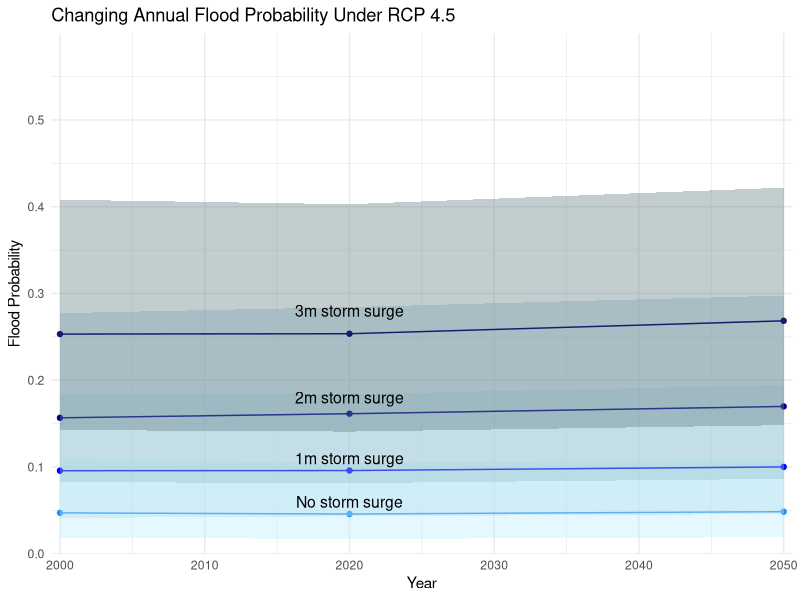
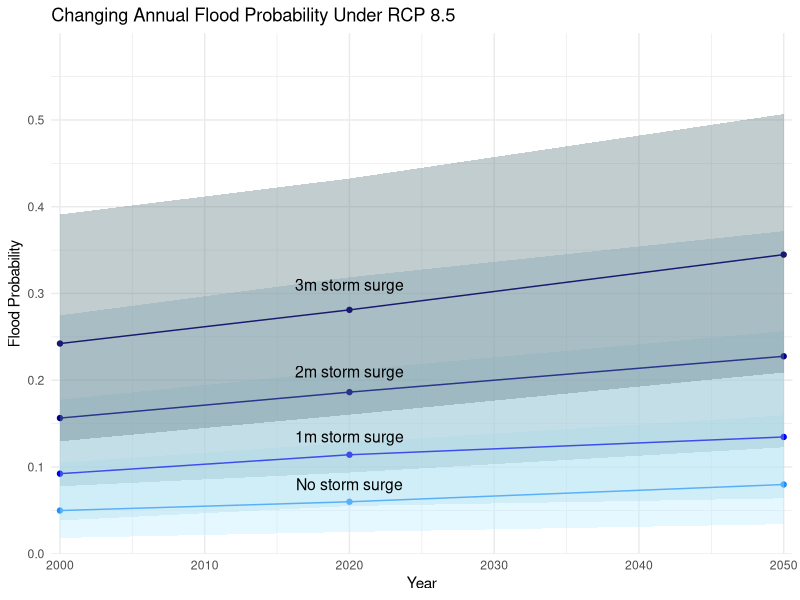

The R script that drew these images, in order:
# Set the seed so we get the same random numbers every time we run this code
set.seed(666)
library(tidyverse)

# Define our possible mean sea levels at each conservation pathway
rcp4.5 <- c(0, 2, 7)*0.0254
rcp8.5 <- c(0, 11, 31)*0.0254
yr <- c(2000, 2020, 2050)

# Generate a sequence of 10000 random numbers from a normal distribution with a mean of zero and a standard deviation of 3
# This represents variations in sea level due to climate variability
sea.lvl.var.4.5 <- c()
sea.lvl.var.8.5 <- c()

# Create a vector of possible storm surges
surge <- 0:3

# Create matrices to store the results of our combinations of surge and year for each combination of tide level and pathway
# Rows are time, columns are surges
flood.prob.low.4.5 <- matrix(, nrow = length(rcp4.5), ncol = length(surge))
flood.prob.low.8.5 <- matrix(, nrow = length(rcp4.5), ncol = length(surge))
flood.prob.mid.4.5 <- matrix(, nrow = length(rcp4.5), ncol = length(surge))
flood.prob.mid.8.5 <- matrix(, nrow = length(rcp8.5), ncol = length(surge))
flood.prob.high.4.5 <- matrix(, nrow = length(rcp8.5), ncol = length(surge))
flood.prob.high.8.5 <- matrix(, nrow = length(rcp8.5), ncol = length(surge))

# Initializing variables
## Counter variables for number of anomalies greater than 5m for each conservation pathway and tide level
n.low.4.5 <- 0
n.mid.4.5 <- 0
n.high.4.5 <- 0
n.low.8.5 <- 0
n.mid.8.5 <- 0
n.high.8.5 <- 0
## Store the results of a single anomaly calculation for each conservation pathway and tide level
anomaly.low.4.5 <- 0
anomaly.mid.4.5 <- 0
anomaly.high.4.5 <- 0
anomaly.low.8.5 <- 0
anomaly.mid.8.5 <- 0
anomaly.high.8.5 <- 0

# BROTHER: THE LOOPS 
for (i in 1:length(surge)) { # For each of the four surge possibilities
  for (j in 1:length(rcp4.5)) { # And each of the three mean sea levels
    n.low.4.5 <- 0 
    n.mid.4.5 <- 0
    n.high.4.5 <- 0 # Set alllllll the counts back to zero
    n.low.8.5 <- 0
    n.mid.8.5 <- 0
    n.high.8.5 <- 0
    sea.lvl.var.4.5 <- rnorm(10000, mean = rcp4.5[j], sd = 3) # Find new sea level variations
    sea.lvl.var.8.5 <- rnorm(10000, mean = rcp8.5[j], sd = 3) 
    for (k in 1:10000){ # For each of the random numbers
      anomaly.low.4.5 <- sea.lvl.var.4.5[k] - 1.25 + surge[i] # Calculate the anomaly for each tide level
      anomaly.mid.4.5 <- sea.lvl.var.4.5[k] + surge[i]
      anomaly.high.4.5 <- sea.lvl.var.4.5[k] + 1.25 + surge[i]
      anomaly.low.8.5 <- sea.lvl.var.8.5[k] - 1.25 + surge[i]
      anomaly.mid.8.5 <- sea.lvl.var.8.5[k] + surge[i]
      anomaly.high.8.5 <- sea.lvl.var.8.5[k] + 1.25 + surge[i]
      if (anomaly.low.4.5 > 5){ 
        n.low.4.5 <- n.low.4.5 + 1} # IF the anomaly is greater than 5m for low tide for rcp4.5, increase the count by 1
      if (anomaly.mid.4.5 > 5){
        n.mid.4.5 <- n.mid.4.5 + 1} # Etc for each combo of pathway and tide level
      if (anomaly.high.4.5 > 5){
        n.high.4.5 <- n.high.4.5 + 1}
      if (anomaly.low.8.5 > 5){
        n.low.8.5 <- n.low.8.5 + 1}
      if (anomaly.mid.8.5 > 5){
        n.mid.8.5 <- n.mid.8.5 + 1}
      if (anomaly.high.8.5 > 5){
        n.high.8.5 <- n.high.8.5 + 1}
    }
    flood.prob.low.4.5[j,i] <- n.low.4.5/10000
    flood.prob.mid.4.5[j,i] <- n.mid.4.5/10000
    flood.prob.high.4.5[j,i] <- n.high.4.5/10000
    flood.prob.low.8.5[j,i] <- n.low.8.5/10000
    flood.prob.mid.8.5[j,i] <- n.mid.8.5/10000
    flood.prob.high.8.5[j,i] <- n.high.8.5/10000
  }
}

## Everything below this point is stuff to display my results

## --------------
df.0m.tides.4.5 <- data.frame('year' = yr, 
                              'lowtide' = flood.prob.low.4.5[,1], 
                              'hightide' = flood.prob.high.4.5[,1])
df.0m.mid.4.5 <- data.frame('year' = yr, 
                            'notide' = flood.prob.mid.4.5[,1])
## ---
df.1m.tides.4.5 <- data.frame('year' = yr, 
                              'lowtide' = flood.prob.low.4.5[,2], 
                              'hightide' = flood.prob.high.4.5[,2])
df.1m.mid.4.5 <- data.frame('year' = yr, 
                            'notide' = flood.prob.mid.4.5[,2])
## ---
df.2m.tides.4.5 <- data.frame('year' = yr, 
                              'lowtide' = flood.prob.low.4.5[,3], 
                              'hightide' = flood.prob.high.4.5[,3])
df.2m.mid.4.5 <- data.frame('year' = yr, 
                            'notide' = flood.prob.mid.4.5[,3])
## ---
df.3m.tides.4.5 <- data.frame('year' = yr, 
                              'lowtide' = flood.prob.low.4.5[,4], 
                              'hightide' = flood.prob.high.4.5[,4])
df.3m.mid.4.5 <- data.frame('year' = yr, 
                            'notide' = flood.prob.mid.4.5[,4])

## --------------
df.0m.tides.8.5 <- data.frame('year' = yr, 
                              'lowtide' = flood.prob.low.8.5[,1], 
                              'hightide' = flood.prob.high.8.5[,1])
df.0m.mid.8.5 <- data.frame('year' = yr, 
                            'notide' = flood.prob.mid.8.5[,1])
## ---
df.1m.tides.8.5 <- data.frame('year' = yr, 
                              'lowtide' = flood.prob.low.8.5[,2], 
                              'hightide' = flood.prob.high.8.5[,2])
df.1m.mid.8.5 <- data.frame('year' = yr, 
                            'notide' = flood.prob.mid.8.5[,2])
## ---
df.2m.tides.8.5 <- data.frame('year' = yr, 
                              'lowtide' = flood.prob.low.8.5[,3], 
                              'hightide' = flood.prob.high.8.5[,3])
df.2m.mid.8.5 <- data.frame('year' = yr, 
                            'notide' = flood.prob.mid.8.5[,3])
## ---
df.3m.tides.8.5 <- data.frame('year' = yr, 
                              'lowtide' = flood.prob.low.8.5[,4], 
                              'hightide' = flood.prob.high.8.5[,4])
df.3m.mid.8.5 <- data.frame('year' = yr, 
                            'notide' = flood.prob.mid.8.5[,4])


ggplot() +
  geom_ribbon(data = df.0m.tides.4.5, 
              aes(x = year, ymin = lowtide, ymax = hightide),
              fill = 'lightblue1',
              alpha = 0.4) +
  geom_line(data = df.0m.mid.4.5, 
            aes(x = year, y = notide),
            color = 'dodgerblue') +
  geom_point(data = df.0m.mid.4.5, 
            aes(x = year, y = notide),
            color = 'dodgerblue') +
  geom_ribbon(data = df.1m.tides.4.5, 
              aes(x = year, ymin = lowtide, ymax = hightide),
              fill  = 'lightblue2',
              alpha = 0.4) +
  geom_line(data = df.1m.mid.4.5, 
            aes(x = year, y = notide),
            color = 'blue') +
  geom_point(data = df.1m.mid.4.5, 
            aes(x = year, y = notide),
            color = 'blue') +
  geom_ribbon(data = df.2m.tides.4.5, 
              aes(x = year, ymin = lowtide, ymax = hightide),
              fill  = 'lightblue3',
              alpha = 0.4) +
  geom_line(data = df.2m.mid.4.5, 
            aes(x = year, y = notide),
            color = 'darkblue') +
  geom_point(data = df.2m.mid.4.5, 
            aes(x = year, y = notide),
            color = 'darkblue') +
  geom_ribbon(data = df.3m.tides.4.5, 
              aes(x = year, ymin = lowtide, ymax = hightide),
              fill = 'lightblue4',
              alpha = 0.4) +
  geom_line(data = df.3m.mid.4.5, 
            aes(x = year, y = notide),
            color = 'midnightblue') + 
  geom_point(data = df.3m.mid.4.5, 
            aes(x = year, y = notide),
            color = 'midnightblue') +
  labs(
    x = 'Year',
    y = 'Flood Probability',
    title = 'Changing Annual Flood Probability Under RCP 4.5') +
  scale_x_continuous(limits = c(2000,2050), 
                     expand = c(0.01,0.1)) +
  scale_y_continuous(limits = c(0,0.6),
                     expand = c(0,0)) +
  annotate("text",
           x = 2020,
           y = 0.06,
           label = "No storm surge",
           size = 4,
           angle = 0) +
  annotate("text",
           x = 2020,
           y = 0.11,
           label = "1m storm surge",
           size = 4,
           angle = 0)+
  annotate("text",
           x = 2020,
           y = 0.18,
           label = "2m storm surge",
           size = 4,
           angle = 0)+
  annotate("text",
           x = 2020,
           y = 0.28,
           label = "3m storm surge",
           size = 4,
           angle = 0) +
  theme_minimal()

ggplot() +
  geom_ribbon(data = df.0m.tides.8.5, 
              aes(x = year, ymin = lowtide, ymax = hightide),
              fill = 'lightblue1',
              alpha = 0.4) +
  geom_line(data = df.0m.mid.8.5, 
            aes(x = year, y = notide),
            color = 'dodgerblue') +
  geom_point(data = df.0m.mid.8.5, 
            aes(x = year, y = notide),
            color = 'dodgerblue') +
  geom_ribbon(data = df.1m.tides.8.5, 
              aes(x = year, ymin = lowtide, ymax = hightide),
              fill  = 'lightblue2',
              alpha = 0.4) +
  geom_line(data = df.1m.mid.8.5, 
            aes(x = year, y = notide),
            color = 'blue') +
  geom_point(data = df.1m.mid.8.5, 
            aes(x = year, y = notide),
            color = 'blue') +
  geom_ribbon(data = df.2m.tides.8.5, 
              aes(x = year, ymin = lowtide, ymax = hightide),
              fill  = 'lightblue3',
              alpha = 0.4) +
  geom_line(data = df.2m.mid.8.5, 
            aes(x = year, y = notide),
            color = 'darkblue') +
  geom_point(data = df.2m.mid.8.5, 
            aes(x = year, y = notide),
            color = 'darkblue') +
  geom_ribbon(data = df.3m.tides.8.5, 
              aes(x = year, ymin = lowtide, ymax = hightide),
              fill = 'lightblue4',
              alpha = 0.4) +
  geom_line(data = df.3m.mid.8.5, 
            aes(x = year, y = notide),
            color = 'midnightblue') +
  geom_point(data = df.3m.mid.8.5, 
            aes(x = year, y = notide),
            color = 'midnightblue') +
  labs(
    x = 'Year',
    y = 'Flood Probability',
    title = 'Changing Annual Flood Probability Under RCP 8.5') +
  scale_x_continuous(limits = c(2000,2050), 
                     expand = c(0.01,0.1)) +
  scale_y_continuous(limits = c(0,0.6),
                     expand = c(0,0)) +
  annotate("text",
           x = 2020,
           y = 0.08,
           label = "No storm surge",
           size = 4,
           angle = 0) +
  annotate("text",
           x = 2020,
           y = 0.135,
           label = "1m storm surge",
           size = 4,
           angle = 0)+
  annotate("text",
           x = 2020,
           y = 0.21,
           label = "2m storm surge",
           size = 4,
           angle = 0)+
  annotate("text",
           x = 2020,
           y = 0.31,
           label = "3m storm surge",
           size = 4,
           angle = 0) +
  theme_minimal()
